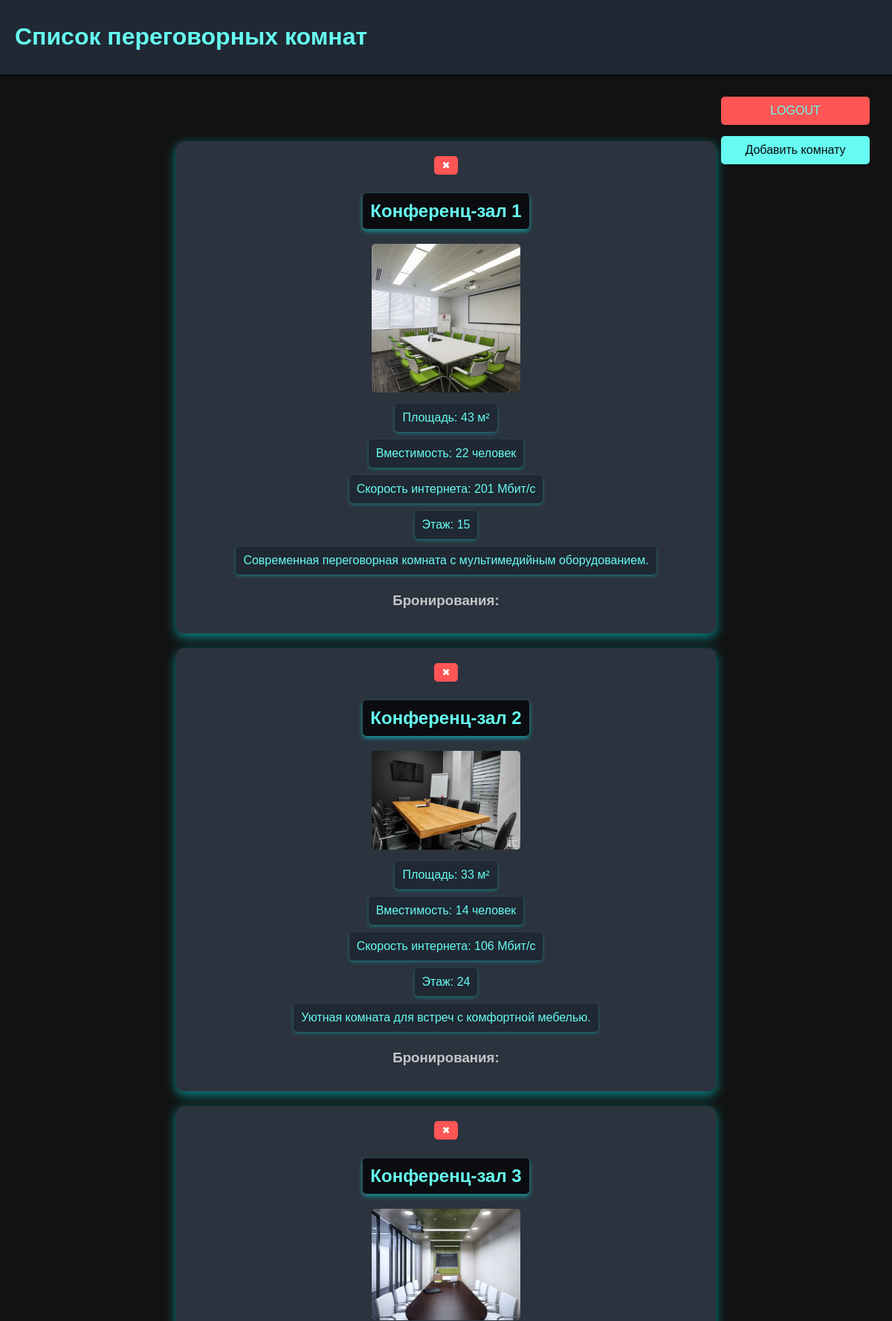
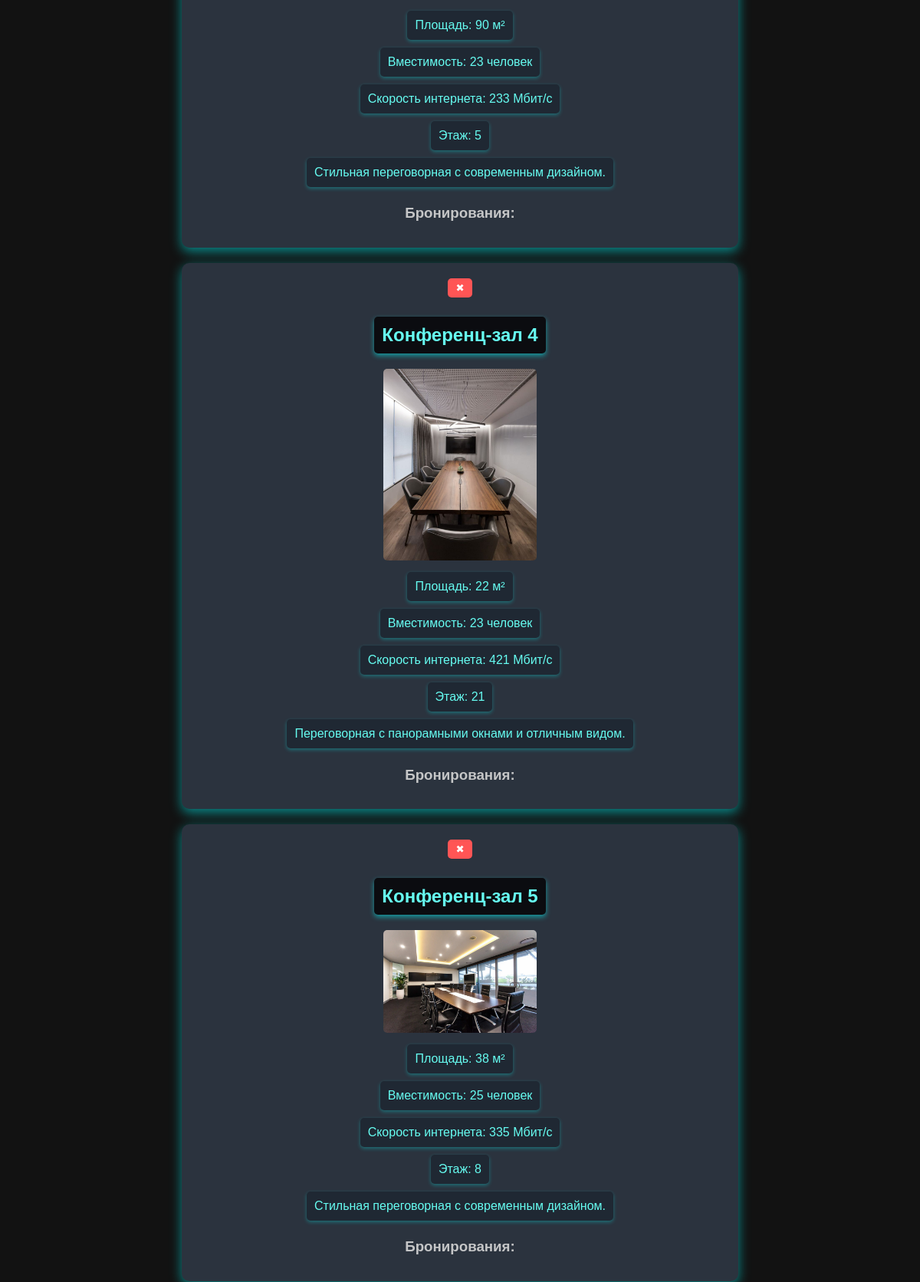
The page /admin (signed in, upper part) on the database its author committed (2 pictures, top to bottom).
### app/models.py (models this page shows, shortened)
class MeetingRoom(db.Model):
    __tablename__ = 'meeting_rooms'
    id = db.Column(db.Integer, primary_key=True)
    name = db.Column(db.String(512), nullable=False)
    area = db.Column(db.Integer, nullable=False)  # Площадь
    internet_speed = db.Column(db.Integer, nullable=False)  # Скорость интернета
    capacity = db.Column(db.Integer, nullable=False)  # Вместимость
    floor = db.Column(db.Integer, nullable=False)  # Этаж
    photo_url = db.Column(db.String(512), nullable=False)  # Фото URL
    description = db.Column(db.String(1024), nullable=True)  # Описание

### app/views.py (the view)
@views_bp.route('/admin')
@login_required
@role_required('admin')  # Restrict access to admin role
def admin():
    rooms = MeetingRoom.query.all()
    bookings = Booking.query.all()
    return render_template('admin.html', rooms=rooms, bookings=bookings)

### app/templates/admin.html (shortened to what this page needs)
<!DOCTYPE html>
<html lang="ru">
<head>
</head>
<body>
    <header>
        <div class="header-content">
            <h1>Список переговорных комнат</h1>
        </div>
    </header>
    <div class="form-container">
        <a href="/logout" class="button logout-button">LOGOUT</a>
        <a href="/add" class="button profile-button">Добавить комнату</a>
    </div>
    <div class="container">
    {% for room in rooms %}
        <div class="real-estate-listing">
            <div class="delete-button-container">
                <button class="delete-button delete-room" data-object-id="{{ room.id }}" onclick="deleteRoom(this)">✖</button>
            </div>
            <h2>{{ room.name }}</h2>
            <img src="{{ url_for('static', filename=room.photo_url) }}" alt="Фото комнаты">
            <p>Площадь: {{ room.area }} м²</p>
            <p>Вместимость: {{ room.capacity }} человек</p>
            <p>Скорость интернета: {{ room.internet_speed }} Мбит/с</p>
            <p>Этаж: {{ room.floor }}</p>
            <p>{{ room.description or 'Описание отсутствует' }}</p>
            <h3>Бронирования:</h3>
        </div>
    {% endfor %}
</div>
</body>
</html>

### app/templates/admin.html (style rules this page uses)
body { background-color: #121212; color: #c5c6c7; font-family: 'Arial', sans-serif; margin: 0; padding: 0; display: flex; height: 100vh; overflow: hidden; }
header { width: 100%; padding: 10px 20px; background-color: #1f2833; color: #66fcf1; display: flex; justify-content: space-between; align-items: center; position: fixed; top: 0; left: 0; right: 0; box-shadow: 0 2px 4px rgba(0, 0, 0, 0.5); z-index: 1000; }
.container { flex-grow: 1; margin-top: 150px; padding-bottom: 40px; overflow-y: auto; width: calc(100% - 240px); margin-left: auto; padding: 20px; position: relative; }
.form-container { width: 200px; margin-bottom: -2%; padding: 20px; border-radius: 5px; position: fixed; right: 10px; top: 100px; bottom: 100px; overflow-y: auto; display: flex; flex-direction: column; z-index: 1001; }
input, select, button, .button { padding: 10px; margin: 5px 0; border: none; border-radius: 5px; background-color: #0b0c10; color: #66fcf1; }
button, .button { cursor: pointer; background-color: #45a29e; transition: background-color 0.3s, transform 0.2s; }
a { color: #66fcf1; text-decoration: none; }
.real-estate-listing { display: flex; flex-direction: column; align-items: center; text-align: center; margin-bottom: 20px; background-color: #2b333e; padding: 15px; border-radius: 10px; box-shadow: 0 5px 15px rgba(0, 255, 255, 0.5); transition: transform 0.3s ease; width: 60%; margin: 20px auto; }
.real-estate-listing img { border-radius: 5px; margin-bottom: 10px; width: 100%; max-width: 200px; height: auto; }
.header-content { display: flex; align-items: center; }
.real-estate-listing p { background-color: #1f2833; color: #66fcf1; padding: 10px; border-radius: 5px; margin: 5px 0; box-shadow: 0 2px 5px rgba(0, 255, 255, 0.3); transition: background-color 0.3s ease; }
.real-estate-listing h2 { background-color: #0b0c10; color: #66fcf1; padding: 10px; border-radius: 5px; box-shadow: 0 3px 6px rgba(0, 255, 255, 0.5); }
.profile-button { background-color: #66fcf1; color: #0b0c10; margin-top: auto; text-align: center; transition: background-color 0.3s, transform 0.2s; width: auto; }
.logout-button { background-color: #ff5555; text-align: center; margin-top: auto; width: auto; }
.delete-button { background-color: #ff5555; color: #fff; border: none; border-radius: 5px; padding: 5px 10px; cursor: pointer; transition: background-color 0.3s, transform 0.2s; }
.profile-button { background-color: #66fcf1; color: #0b0c10; text-align: center; transition: background-color 0.3s, transform 0.2s; width: auto; margin-top: 10px; }
.logout-button { background-color: #ff5555; text-align: center; margin-top: 10px; width: auto; }

### rows shown on the page
MeetingRoom: name "Конференц-зал 1", photo_url (picture), area "43", capacity "22", internet_speed "201", floor "15", description "Современная переговорная комната с мультимедийным оборудованием."
MeetingRoom: name "Конференц-зал 2", photo_url (picture), area "33", capacity "14", internet_speed "106", floor "24", description "Уютная комната для встреч с комфортной мебелью."
MeetingRoom: name "Конференц-зал 3", photo_url (picture), area "90", capacity "23", internet_speed "233", floor "5", description "Стильная переговорная с современным дизайном."
MeetingRoom: name "Конференц-зал 4", photo_url (picture), area "22", capacity "23", internet_speed "421", floor "21", description "Переговорная с панорамными окнами и отличным видом."
MeetingRoom: name "Конференц-зал 5", photo_url (picture), area "38", capacity "25", internet_speed "335", floor "8", description "Стильная переговорная с современным дизайном."
